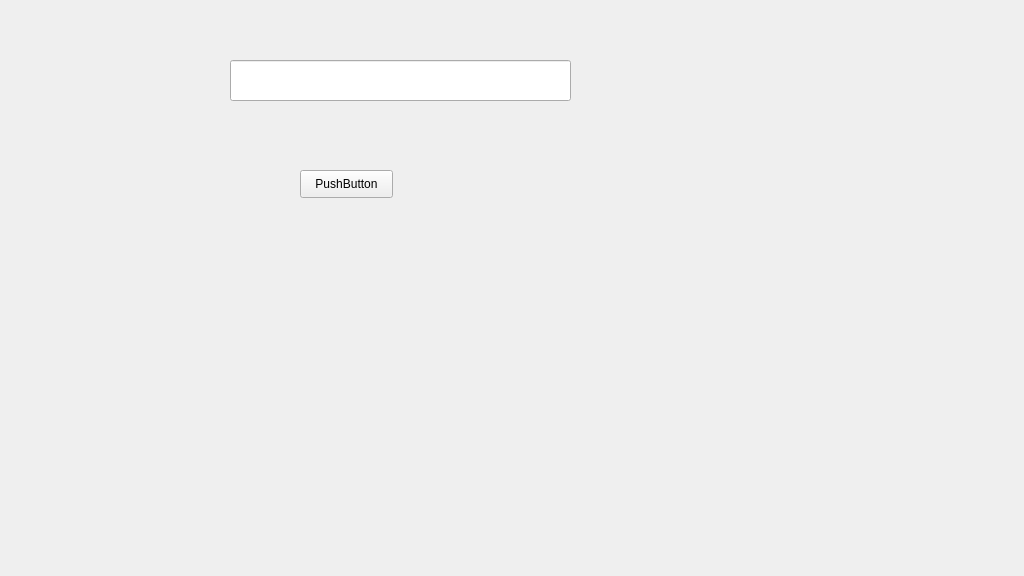
<?xml version="1.0" encoding="UTF-8"?>
<ui version="4.0">
 <class>Widget</class>
 <widget class="QWidget" name="Widget">
  <property name="geometry">
   <rect>
    <x>0</x>
    <y>0</y>
    <width>1024</width>
    <height>576</height>
   </rect>
  </property>
  <property name="windowTitle">
   <string>Widget</string>
  </property>
  <widget class="QLineEdit" name="lineEdit">
   <property name="geometry">
    <rect>
     <x>230</x>
     <y>60</y>
     <width>341</width>
     <height>41</height>
    </rect>
   </property>
  </widget>
  <widget class="QPushButton" name="pushButton">
   <property name="geometry">
    <rect>
     <x>300</x>
     <y>170</y>
     <width>93</width>
     <height>28</height>
    </rect>
   </property>
   <property name="text">
    <string>PushButton</string>
   </property>
  </widget>
 </widget>
 <resources/>
 <connections/>
</ui>
